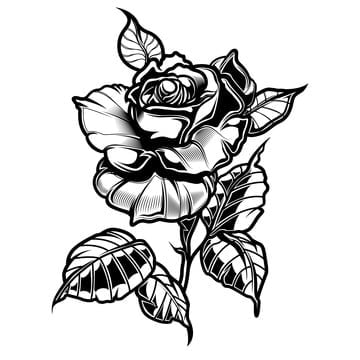
#> input picture ai-v0/rosa.jpg, 360 x 360 px
$ python main.py --input ../rosa.jpg --tattoo rosa.jpg
#> lines starting #> are read from the running program, lines starting #| are printed output that depends on the picture; after the words box and inside, x2 and y2 are one past the last pixel; in counts of white or black regions, pixels touching at a corner belong together
### ai-v0/tattoo_augmenter.py
import cv2
import mediapipe as mp
import numpy as np
import math
from collections import deque
from scipy.spatial.distance import euclidean
from scipy.interpolate import interp1d

def rotate_image(image, angle):
    """Rotates a BGRA image around its center without clipping."""
    if angle == 0:
        return image

    (h, w) = image.shape[:2]
    (cX, cY) = (w // 2, h // 2)

    # Get the rotation matrix, then the sine and cosine
    M = cv2.getRotationMatrix2D((cX, cY), angle, 1.0)
    cos = np.abs(M[0, 0])
    sin = np.abs(M[0, 1])

    # Compute the new bounding dimensions of the image
    nW = int((h * sin) + (w * cos))
    nH = int((h * cos) + (w * sin))

    # Adjust the rotation matrix to take into account translation
    M[0, 2] += (nW / 2) - cX
    M[1, 2] += (nH / 2) - cY

    # Perform the actual rotation and return the image
    rotated_img = cv2.warpAffine(image, M, (nW, nH), flags=cv2.INTER_LINEAR, borderMode=cv2.BORDER_CONSTANT, borderValue=(0, 0, 0, 0))
    return rotated_img

class ImprovedTattooAugmenter:
    def __init__(self, tattoo_image_path, target_body_part="forearm", bg_color_threshold=10,
                 smoothing_window=5, blur_kernel_size=7, rotation_angle=0, use_gpu=False):
        """Initializes the ImprovedTattooAugmenter with enhanced stability features.

        Args:
            tattoo_image_path (str): Path to the tattoo image.
            target_body_part (str): Target body part (currently "forearm").
            bg_color_threshold (int): Tolerance for background removal.
            smoothing_window (int): Number of frames for smoothing (increased default).
            blur_kernel_size (int): Odd integer for Gaussian blur kernel size.
            rotation_angle (float): Angle in degrees to rotate the tattoo image.
            use_gpu (bool): Attempt GPU usage for MediaPipe.
        """
#> called with tattoo_image_path = 'rosa.jpg', target_body_part = 'forearm', bg_color_threshold = 10, smoothing_window = 3, blur_kernel_size = 7, rotation_angle = 0, use_gpu = False
        self.target_body_part = target_body_part
        self.bg_color_threshold = bg_color_threshold
        self.smoothing_window = max(3, smoothing_window)  # Minimum 3 frames
        self.blur_kernel_size = blur_kernel_size if blur_kernel_size % 2 != 0 else blur_kernel_size + 1
        self.rotation_angle = rotation_angle

        # Load and preprocess tattoo
        tattoo_image_raw = cv2.imread(tattoo_image_path, cv2.IMREAD_UNCHANGED)
#> tattoo_image_raw is the input picture: shape (360, 360, 3); min 0, max 255, mean 212.4
        if tattoo_image_raw is None:
            raise FileNotFoundError(f"Tattoo image not found at: {tattoo_image_path}")

        tattoo_no_bg = self._preprocess_remove_background(tattoo_image_raw)
        self.tattoo_image_processed = rotate_image(tattoo_no_bg, self.rotation_angle)

        # MediaPipe setup with higher confidence
        self.mp_pose = mp.solutions.pose
        self.mp_drawing = mp.solutions.drawing_utils
        self.mp_drawing_styles = mp.solutions.drawing_styles

        self.pose = self.mp_pose.Pose(
            min_detection_confidence=0.7,  # Increased confidence
            min_tracking_confidence=0.7,   # Increased confidence
            model_complexity=2,             # Higher complexity for better accuracy
            smooth_landmarks=True           # Enable built-in smoothing
        )

        # Enhanced tracking variables
        self.dest_pts_history = deque(maxlen=self.smoothing_window)
        self.landmark_history = deque(maxlen=self.smoothing_window)
        self.visibility_history = deque(maxlen=self.smoothing_window)

        # Kalman filter components for each landmark point
        self.kalman_filters = {}
        self.last_valid_roi = None
        self.frames_without_detection = 0
        self.max_frames_without_detection = 10

        # Stability thresholds
        self.movement_threshold = 0.02  # 2% of image width/height
        self.angle_stability_threshold = 5.0  # degrees
        self.size_stability_threshold = 0.1   # 10% size change

        print(f"ImprovedTattooAugmenter initialized for target: {self.target_body_part}")
        print(f"Enhanced stability features: Kalman filtering, movement prediction, adaptive smoothing")

    # [107 lines left out: functions _create_kalman_filter, _get_smoothed_landmarks, _get_simple_smoothed_landmarks, not called in this run]

    def _preprocess_remove_background(self, img):
        """Converts the image to BGRA and makes the white background transparent."""
        # Ensure image is BGRA
        if img.ndim == 2:
            img_bgra = cv2.cvtColor(img, cv2.COLOR_GRAY2BGRA)
            img_bgra[:, :, 3] = 255
        elif img.shape[2] == 3:
            img_bgra = cv2.cvtColor(img, cv2.COLOR_BGR2BGRA)
            img_bgra[:, :, 3] = 255
        elif img.shape[2] == 4:
            img_bgra = img.copy()
        else:
            return img

        # Background Removal Logic
        lower_white = np.array([255 - self.bg_color_threshold] * 3, dtype=np.uint8)
        upper_white = np.array([255] * 3, dtype=np.uint8)
        opaque_mask = (img_bgra[:, :, 3] > 200).astype(np.uint8) * 255
#> opaque_mask: shape (360, 360); every value is 255
        bgr_channels = img_bgra[:, :, :3]
        white_mask = cv2.inRange(bgr_channels, lower_white, upper_white)
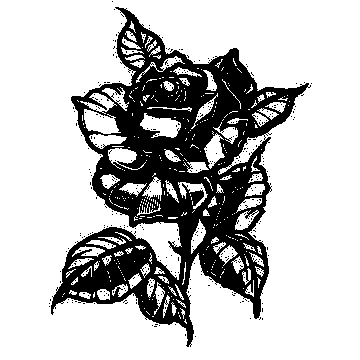
#> white_mask: shape (360, 360); 74.8% white; 372 black regions (371 under 20 px), largest, box (x1, y1, x2, y2) and area: (51, 7, 311, 347) 32101
        background_mask = cv2.bitwise_and(white_mask, white_mask, mask=opaque_mask)
        alpha_channel = img_bgra[:, :, 3]
        num_transparent = np.sum(background_mask == 255)
#> num_transparent = 96967
        if num_transparent > 0:
            alpha_channel[background_mask == 255] = 0
            img_bgra[:, :, 3] = alpha_channel

        return img_bgra

    # [226 lines left out: functions _get_body_part_roi_enhanced, _adaptive_smoothing, _insert_tattoo_geometric_enhanced, process_frame, run_on_webcam, run_on_image and 1 more, not called in this run]

# Alias for backward compatibility
TattooAugmenter = ImprovedTattooAugmenter

### ai-v0/main.py
import argparse
import cv2
import os
import numpy as np
from tattoo_augmenter import TattooAugmenter

def create_dummy_tattoo(path):
    """Creates a simple dummy tattoo image if it doesn't exist."""
    if not os.path.exists(path):
        try:
            dummy_tattoo = np.zeros((100, 150, 4), dtype=np.uint8) # Rectangular shape
            cv2.putText(dummy_tattoo, 'PYTHON', (5, 70), cv2.FONT_HERSHEY_SIMPLEX, 1, (0, 255, 255, 255), 2, cv2.LINE_AA)
            cv2.line(dummy_tattoo, (0,0), (149,99), (255, 0, 0, 150), 3)
            cv2.line(dummy_tattoo, (0,99), (149,0), (0, 0, 255, 150), 3)
            cv2.imwrite(path, dummy_tattoo)
            print(f"Created dummy tattoo image: {path}")
            return True
        except Exception as e:
            print(f"Error creating dummy tattoo: {e}")
            return False
    return True

def main():
    parser = argparse.ArgumentParser(description='Apply virtual tattoos using MediaPipe Pose.')
    parser.add_argument('--mode', type=str, default='webcam', choices=['webcam', 'image'],
                        help='Execution mode: webcam or image.')
    parser.add_argument('--input', type=str, default=None,
                        help='Path to the input image file (required for image mode).')
    parser.add_argument('--output', type=str, default='/home/ubuntu/output_tattooed_image.jpg',
                        help='Path to save the output image (for image mode).')
    parser.add_argument('--tattoo', type=str, default='/home/ubuntu/dummy_tattoo.png',
                        help='Path to the tattoo image (PNG with alpha recommended). A dummy tattoo will be created if not found.')
    parser.add_argument('--part', type=str, default='forearm',
                        help='Target body part (currently only "forearm" is implemented).')
    parser.add_argument('--rotate', type=float, default=0.0,
                        help='Rotation angle for the tattoo image in degrees.')
    parser.add_argument('--smooth', type=int, default=3,
                        help='Smoothing window size (frames) for temporal stability.')
    parser.add_argument('--blur', type=int, default=7,
                        help='Kernel size for blurring tattoo edges (odd number).')
    parser.add_argument('--bg_thresh', type=int, default=10,
                        help='Threshold for removing white background (0-255).')

    args = parser.parse_args()

    # Ensure dummy tattoo exists if the specified one is not found
    if not os.path.exists(args.tattoo):
        print(f"Tattoo image not found at {args.tattoo}. Attempting to create a dummy tattoo.")
        if not create_dummy_tattoo('/home/ubuntu/dummy_tattoo.png'):
             print("Failed to create or find a tattoo image. Exiting.")
             return
        args.tattoo = '/home/ubuntu/dummy_tattoo.png'
    # No need for the second check if the first one already defaults to the dummy path
    # elif not create_dummy_tattoo('/home/ubuntu/dummy_tattoo.png'):
    #     print("Failed to create or find a tattoo image. Exiting.")
    #     return

    try:
        # Pass all relevant arguments to the augmenter
        augmenter = TattooAugmenter(
            tattoo_image_path=args.tattoo,
            target_body_part=args.part,
            bg_color_threshold=args.bg_thresh,
            smoothing_window=args.smooth,
            blur_kernel_size=args.blur,
            rotation_angle=args.rotate
            # use_gpu=args.use_gpu # If GPU flag is added later
        )

        if args.mode == 'webcam':
            print("Starting webcam mode...")
            augmenter.run_on_webcam()
        elif args.mode == 'image':
            if args.input is None:
                print("Error: Input image path (--input) is required for image mode.")
            else:
                print(f"Starting image mode for {args.input}...")
                augmenter.run_on_image(args.input, args.output)
        else:
            print(f"Error: Unknown mode '{args.mode}'")

        augmenter.close()

    except FileNotFoundError as e:
        print(f"Error: {e}")
    except Exception as e:
        print(f"An unexpected error occurred: {e}")
        import traceback
        traceback.print_exc() # Print detailed traceback for debugging

if __name__ == '__main__':
    main()
#> (the call stopped at in __init__, `self.pose = self.mp_pose.Pose( min_detection_confidence=0.7,`: mediapipe is not available in this run)
